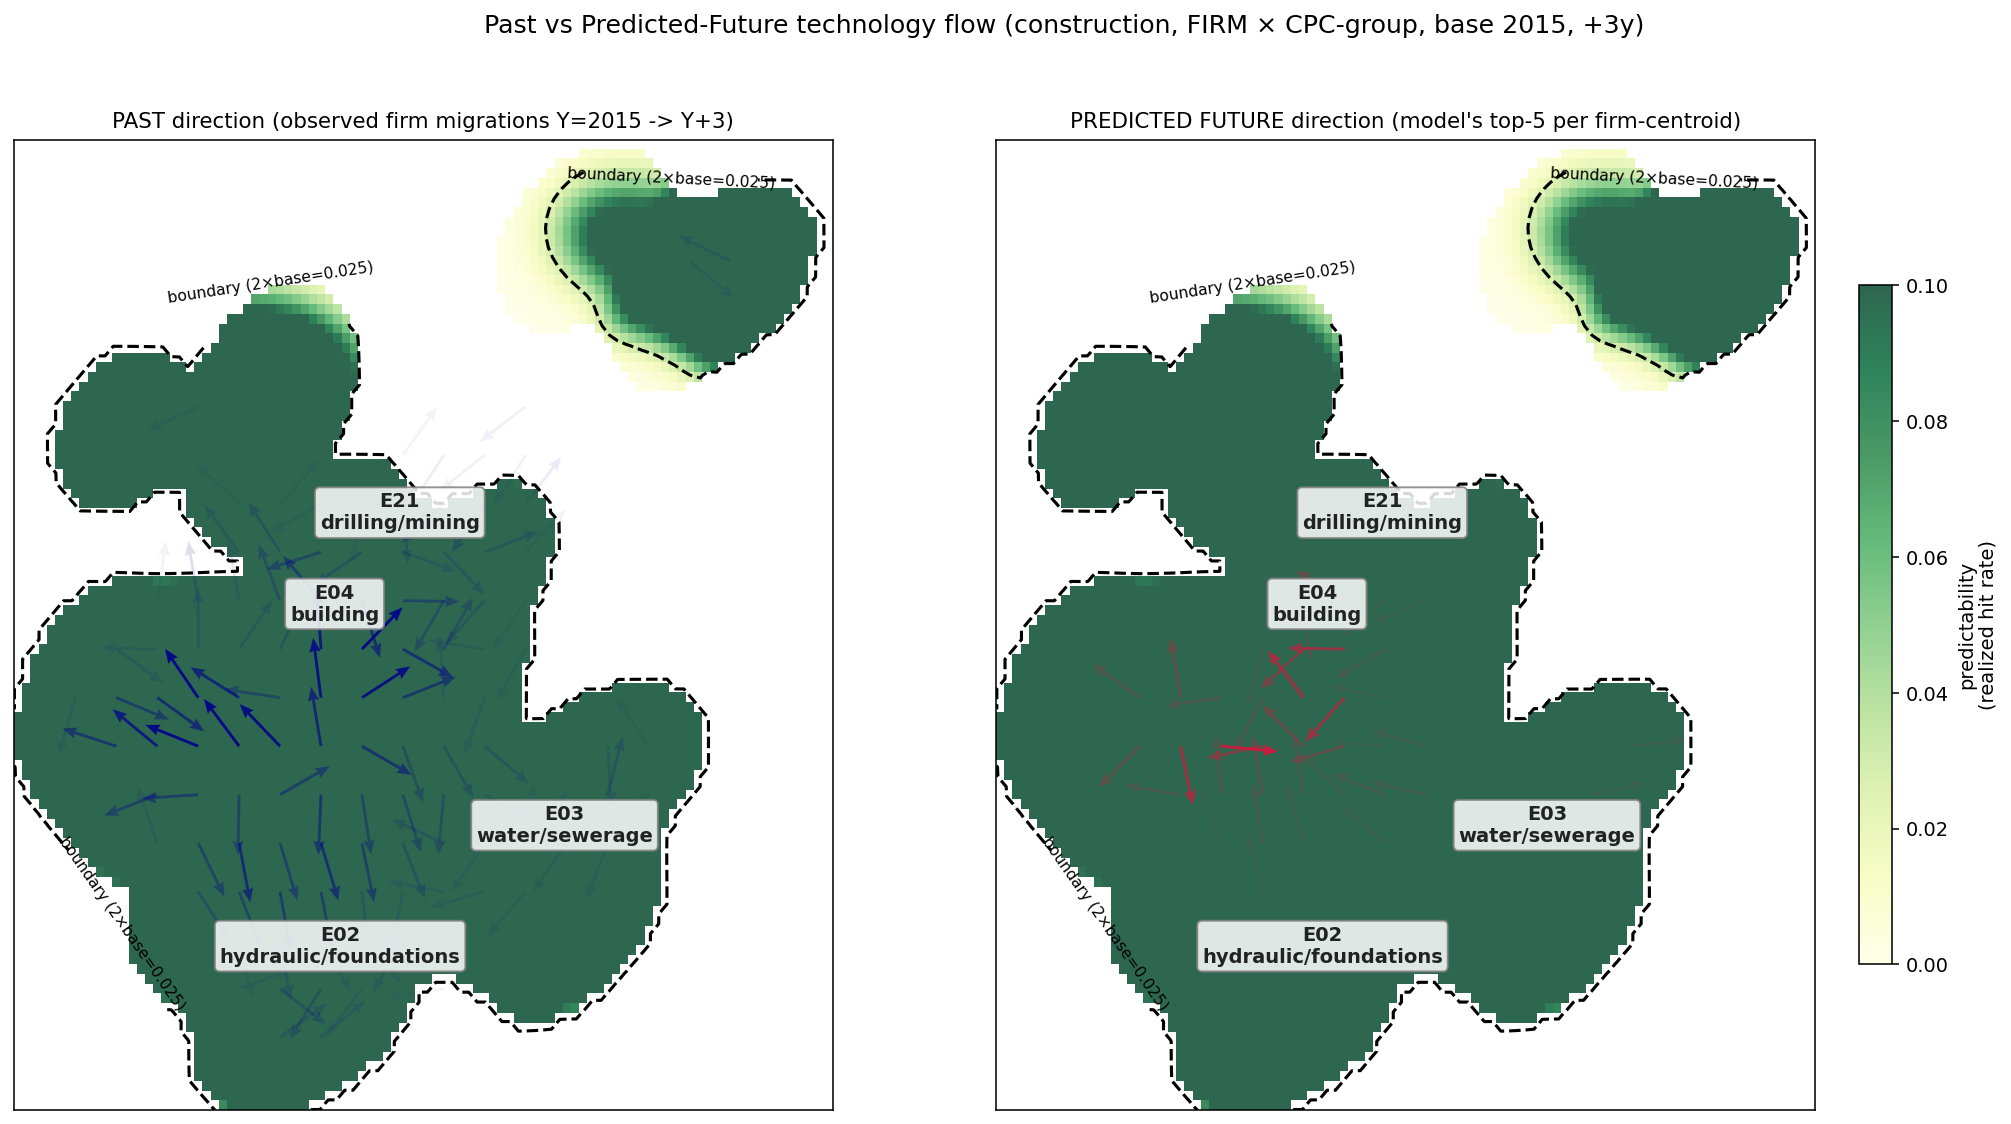

This figure's Python source:
"""viz_predictability_map_v5.py — Past vs PREDICTED FUTURE direction fields.

v4 showed empirical past flows (where firms have moved). v5 adds a second field:
PREDICTED future direction from the trained recommender (where the model says
firms WILL move). Overlaying both reveals: (a) where past and predicted agree =
direction we trust, (b) where they disagree = forecast novelty (or model error).

  blue arrows  = empirical past direction (observed Y -> Y+H)
  red arrows   = model-PREDICTED future direction (model's top-K recommendations
                 averaged per portfolio-centroid cell)
Opacity ~ density-of-evidence in each cell (epistemic-like reliability).

Run:  python pnode_patent_runner/viz_predictability_map_v5.py --domain construction
"""
from __future__ import annotations

import argparse
from collections import defaultdict

import matplotlib.pyplot as plt
import numpy as np
import pandas as pd
import umap
from scipy.stats import gaussian_kde
from sklearn.isotonic import IsotonicRegression

from diagnose_convergence_signal import ROOT
import recommender_firm as R

GLOSS = {"E01": "roads/bridges", "E02": "hydraulic/foundations",
         "E03": "water/sewerage", "E04": "building", "E05": "locks/fittings",
         "E06": "doors/windows", "E21": "drilling/mining",
         "B28": "cement/clay", "B66": "hoisting", "C04": "concrete",
         "F16": "machine elements", "B23": "machine tools", "B65": "conveying"}


def setup(args):
    df = pd.read_csv(ROOT / f"data/processed/bipartite_{args.domain}_firm.csv")
    df["year"] = pd.to_datetime(df["ts"], errors="coerce").dt.year
    df = df.dropna(subset=["year"]); df["year"] = df["year"].astype(int)
    df = df[(df.year >= 2000) & (df.year <= 2020)]
    df["i"] = df["i"].map(R.coarsen); df = df.dropna(subset=["i"]).drop_duplicates(["u", "i", "year"])
    z = np.load(ROOT / f"data/processed/cpc_content_{args.domain}.npz", allow_pickle=True)
    sub = {}
    for c, v in zip(list(z["codes"]), z["emb"]):
        s = R.coarsen(c)
        if s:
            sub.setdefault(s, []).append(v)
    codes = sorted(set(df.i) & set(sub))
    emb = np.array([np.mean(sub[s], 0) for s in codes])
    cidx = {c: k for k, c in enumerate(codes)}; inv_c = {k: c for c, k in cidx.items()}
    df = df[df.i.isin(cidx)]
    return df, emb, codes, cidx, inv_c, len(codes)


def bin_field(flow_xy, flow_uv, x_min, x_max, y_min, y_max, grid_v=20, min_count=8):
    bx = np.linspace(x_min, x_max, grid_v + 1); by = np.linspace(y_min, y_max, grid_v + 1)
    ix = np.clip(np.searchsorted(bx, flow_xy[:, 0]) - 1, 0, grid_v - 1)
    iy = np.clip(np.searchsorted(by, flow_xy[:, 1]) - 1, 0, grid_v - 1)
    U = np.zeros((grid_v, grid_v)); V = np.zeros((grid_v, grid_v)); C = np.zeros((grid_v, grid_v))
    for k in range(len(flow_xy)):
        U[iy[k], ix[k]] += flow_uv[k, 0]; V[iy[k], ix[k]] += flow_uv[k, 1]
        C[iy[k], ix[k]] += 1
    cx = (bx[:-1] + bx[1:]) / 2; cy_ = (by[:-1] + by[1:]) / 2
    CGX, CGY = np.meshgrid(cx, cy_)
    U = np.divide(U, C, out=np.zeros_like(U), where=C > 0)
    V = np.divide(V, C, out=np.zeros_like(V), where=C > 0)
    nr = np.sqrt(U ** 2 + V ** 2); nr[nr < 1e-9] = 1
    U /= nr; V /= nr
    op = np.clip(C / max(C.max(), 1) * 1.3, 0, 1); op[C < min_count] = 0
    return CGX, CGY, U, V, op


def main():
    ap = argparse.ArgumentParser()
    ap.add_argument("--domain", default="construction")
    ap.add_argument("--train-year", type=int, default=2012)
    ap.add_argument("--test-year", type=int, default=2015)
    ap.add_argument("--horizon", type=int, default=3)
    ap.add_argument("--topk", type=int, default=50)
    ap.add_argument("--pred-topk", type=int, default=5)
    ap.add_argument("--n-eval", type=int, default=2500)
    ap.add_argument("--seed", type=int, default=42)
    ap.add_argument("--out", default="viz_predictability_map_v5.png")
    args = ap.parse_args()
    rng = np.random.default_rng(args.seed)
    R.LEVEL = "group"

    df, emb, codes, cidx, inv_c, n_c = setup(args)
    print(f"firms={df.u.nunique()} CPC-groups={n_c}")
    sc, clf = R.train_lr(df, args.train_year, cidx, emb, n_c, args.horizon, rng, cols=[0, 1, 2, 3])
    w = R.build_world(df, args.test_year, cidx, emb, n_c, args.horizon)
    print("UMAP to 2D ...")
    xy = umap.UMAP(n_neighbors=20, min_dist=0.30, n_components=2,
                   random_state=args.seed).fit_transform(w["Cemb"])

    invs = R.actors(w, cidx); rng.shuffle(invs); invs = invs[:args.n_eval]
    sp = len(invs) // 2
    cs, cy, eval_data = [], [], []
    for n, u in enumerate(invs):
        X, owned, Su = R.actor_scores(u, w, emb, cidx, n_c)
        new = {cidx[c] for c in (w["nextf"][u] - w["prior"][u]) if c in cidx and w["have"][cidx[c]]}
        if len(Su) < 2 or not new:
            continue
        cand = np.array([t for t in range(n_c) if t not in owned])
        raw = clf.decision_function(sc.transform(X[cand][:, [0, 1, 2, 3]]))
        lab = np.array([1 if t in new else 0 for t in cand])
        if n < sp:
            cs.append(raw); cy.append(lab)
        else:
            eval_data.append((u, X, owned, Su, new, cand, raw, lab))
    iso = IsotonicRegression(out_of_bounds="clip").fit(np.concatenate(cs), np.concatenate(cy))
    base = float(np.mean([y.mean() for y in cy]))

    # predictability KDE
    stats = defaultdict(lambda: {"n_rec": 0, "n_hit": 0})
    for u, X, owned, Su, new, cand, raw, lab in eval_data:
        cal = iso.predict(raw)
        for j in np.argsort(-cal)[:args.topk]:
            t = cand[j]; stats[t]["n_rec"] += 1
            if t in new:
                stats[t]["n_hit"] += 1
    tidx = np.array([t for t, s in stats.items() if s["n_rec"] >= 10])
    if len(tidx) == 0:
        return
    nrec = np.array([stats[t]["n_rec"] for t in tidx], float)
    hit = np.array([stats[t]["n_hit"] / stats[t]["n_rec"] for t in tidx])
    pts = xy[tidx]
    grid_n = 100
    x_min, x_max = xy[:, 0].min() - 0.7, xy[:, 0].max() + 0.7
    y_min, y_max = xy[:, 1].min() - 0.7, xy[:, 1].max() + 0.7
    gx = np.linspace(x_min, x_max, grid_n); gy = np.linspace(y_min, y_max, grid_n)
    GX, GY = np.meshgrid(gx, gy); grid = np.vstack([GX.ravel(), GY.ravel()])
    kde_hit = gaussian_kde(pts.T, bw_method=0.20, weights=hit * nrec)(grid).reshape(grid_n, grid_n)
    kde_n = gaussian_kde(pts.T, bw_method=0.20, weights=nrec)(grid).reshape(grid_n, grid_n)
    heat = np.divide(kde_hit, kde_n + 1e-12, out=np.zeros_like(kde_hit), where=kde_n > 0)
    heat = np.ma.array(heat, mask=kde_n < (kde_n.max() * 0.03))

    # ---- PAST field: portfolio CPC -> actually newly-entered CPC
    past_xy, past_uv = [], []
    # ---- PREDICTED field: portfolio centroid -> model's top-K recommended CPC
    pred_xy, pred_uv = [], []
    for u, X, owned, Su, new, cand, raw, lab in eval_data:
        port_t = [cidx[c] for c in Su if c in cidx]
        if not port_t:
            continue
        center = xy[port_t].mean(0)
        # past
        for new_t in new:
            target = xy[new_t]
            for p in xy[port_t]:
                v = target - p; nv = np.linalg.norm(v)
                if nv > 1e-6:
                    past_xy.append((p + target) / 2); past_uv.append(v / nv)
        # predicted (model's top-K from THIS firm's portfolio)
        top = cand[np.argsort(-raw)[:args.pred_topk]]
        for t in top:
            v = xy[t] - center; nv = np.linalg.norm(v)
            if nv > 1e-6:
                pred_xy.append((center + xy[t]) / 2); pred_uv.append(v / nv)
    past_xy = np.array(past_xy); past_uv = np.array(past_uv)
    pred_xy = np.array(pred_xy); pred_uv = np.array(pred_uv)
    print(f"past flows={len(past_xy)}, predicted flows={len(pred_xy)}")
    CGXp, CGYp, Up, Vp, opP = bin_field(past_xy, past_uv, x_min, x_max, y_min, y_max, grid_v=20)
    CGXf, CGYf, Uf, Vf, opF = bin_field(pred_xy, pred_uv, x_min, x_max, y_min, y_max, grid_v=20)

    # zone labels
    zone_pts = defaultdict(list)
    for t in range(n_c):
        zone_pts[inv_c[t][:3]].append(xy[t])
    zone_centroids = {z: np.mean(v, 0) for z, v in zone_pts.items()
                      if len(v) >= 4 and z in GLOSS}

    fig, axes = plt.subplots(1, 2, figsize=(20, 9))
    for ax, (CGX_, CGY_, U_, V_, op_, color, title) in zip(axes, [
        (CGXp, CGYp, Up, Vp, opP, "darkblue",
         f"PAST direction (observed firm migrations Y={args.test_year} -> Y+{args.horizon})"),
        (CGXf, CGYf, Uf, Vf, opF, "crimson",
         f"PREDICTED FUTURE direction (model's top-{args.pred_topk} per firm-centroid)"),
    ]):
        im = ax.imshow(heat, extent=(x_min, x_max, y_min, y_max), origin="lower",
                       cmap="YlGn", vmin=0, vmax=0.10, aspect="auto", alpha=0.82)
        cs_ = ax.contour(GX, GY, heat.filled(0), levels=[2 * base],
                         colors=["black"], linestyles=["--"], linewidths=[1.6])
        ax.clabel(cs_, fmt={2 * base: f"boundary (2×base={2*base:.3f})"}, fontsize=8)
        grid_v = CGX_.shape[0]
        for iy_ in range(grid_v):
            for ix_ in range(grid_v):
                if op_[iy_, ix_] > 0.05:
                    ax.quiver(CGX_[iy_, ix_], CGY_[iy_, ix_], U_[iy_, ix_], V_[iy_, ix_],
                              angles="xy", scale_units="xy", scale=1.6,
                              color=color, alpha=op_[iy_, ix_] * 0.9,
                              width=0.0035, headwidth=4, headlength=5)
        for z, c in zone_centroids.items():
            ax.text(c[0], c[1], f"{z}\n{GLOSS[z]}", fontsize=10, ha="center", va="center",
                    weight="bold", alpha=0.85,
                    bbox=dict(boxstyle="round,pad=0.25", fc="white", ec="grey", alpha=0.85))
        ax.set_title(title, fontsize=11)
        ax.set_xticks([]); ax.set_yticks([])

    fig.colorbar(im, ax=axes, shrink=0.7, pad=0.02, label="predictability\n(realized hit rate)")
    plt.suptitle(f"Past vs Predicted-Future technology flow ({args.domain}, "
                 f"FIRM × CPC-group, base {args.test_year}, +{args.horizon}y)", fontsize=13)
    out = ROOT / "pnode_patent_runner" / args.out
    plt.savefig(out, dpi=140, bbox_inches="tight")
    print(f"saved -> {out}")


if __name__ == "__main__":
    main()
